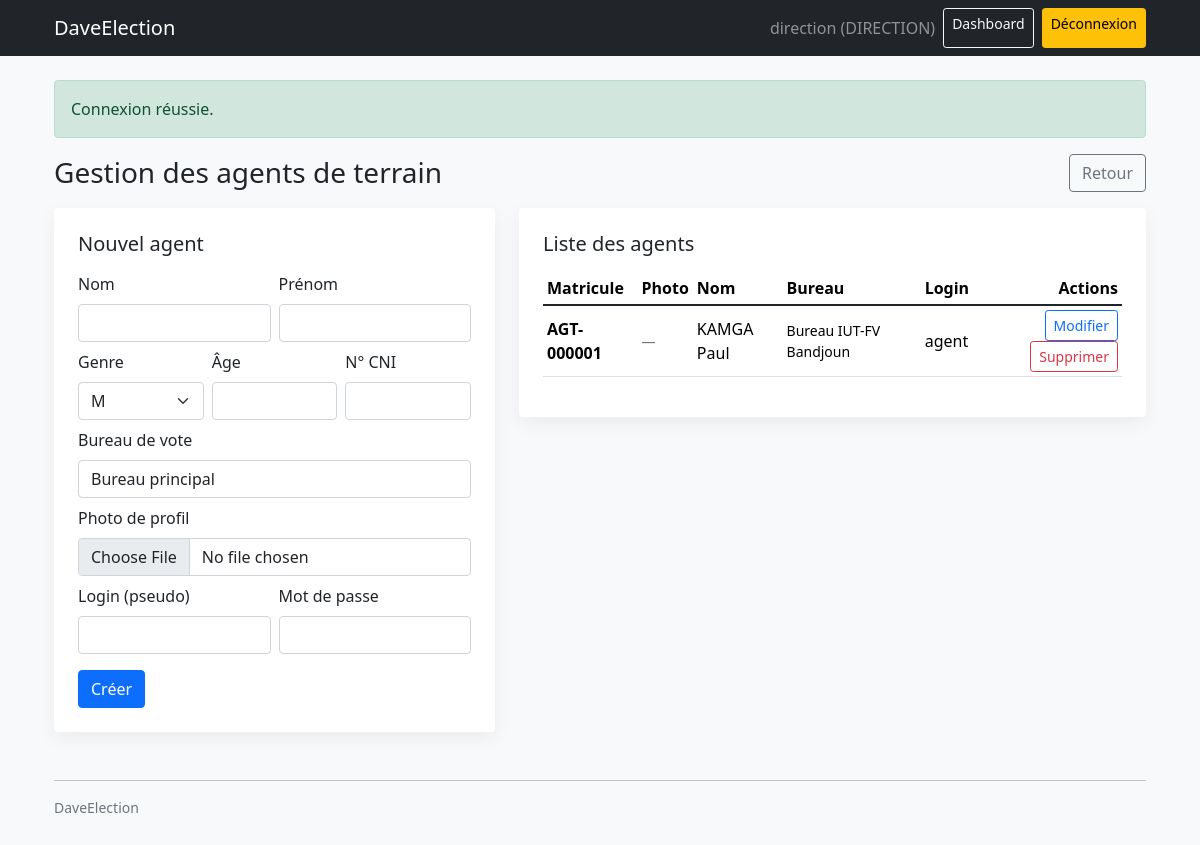
The app's page /direction/agents.php (signed in) with its own data.
### tables this page shows
CREATE TABLE users (
  id INT PRIMARY KEY AUTO_INCREMENT,
  username VARCHAR(80) NOT NULL UNIQUE,
  password_hash VARCHAR(255) NOT NULL,
  role ENUM('DIRECTION','AGENT','ELECTOR') NOT NULL,
  created_at TIMESTAMP NOT NULL DEFAULT CURRENT_TIMESTAMP
);

CREATE TABLE field_agents (
  id INT PRIMARY KEY AUTO_INCREMENT,
  user_id INT NULL UNIQUE,
  matricule VARCHAR(20) NOT NULL UNIQUE,
  nom VARCHAR(100) NOT NULL,
  prenom VARCHAR(100) NOT NULL,
  genre ENUM('M','F','AUTRE') NOT NULL,
  age INT NOT NULL,
  cni VARCHAR(50) NOT NULL UNIQUE,
  profile_photo VARCHAR(255) NULL,
  bureau_vote VARCHAR(120) NULL DEFAULT 'Bureau principal',
  created_at TIMESTAMP NOT NULL DEFAULT CURRENT_TIMESTAMP,
  updated_at TIMESTAMP NULL DEFAULT NULL,
  CONSTRAINT fk_field_agents_user FOREIGN KEY (user_id) REFERENCES users(id) ON DELETE SET NULL
);

### app/helpers.php (called while the page is built, shortened)
<?php
function base_url(array $config, string $path = ''): string
{
    $base = rtrim($config['app']['base_url'], '/');
    $path = '/' . ltrim($path, '/');
    return $base . ($path === '/' ? '' : $path);
}
function e(string $v): string
{
    return htmlspecialchars($v, ENT_QUOTES, 'UTF-8');
}
function flash_get(string $key): ?array
{
    $v = $_SESSION['_flash'][$key];
    return $v;
}

### app/auth.php (called while the page is built, shortened)
<?php
function current_user(PDO $pdo): ?array
{
    $st = $pdo->prepare('SELECT id, username, role FROM users WHERE id = ?');
    $st->execute([$_SESSION['user_id']]);
    $u = $st->fetch();
    return $u ?: null;
}
function is_logged_in(): bool
{
    return !empty($_SESSION['user_id']);
}
function require_role(PDO $pdo, array $config, string $role): array
{
    $u = current_user($pdo);
    return $u;
}

### public/direction/agents.php (the view, shortened to what this page needs)
<?php
require_once __DIR__ . '/../../app/bootstrap.php';
$user = require_role($pdo, $config, 'DIRECTION');
$agent = null;
$st = $pdo->query(
    'SELECT fa.*, u.username FROM field_agents fa LEFT JOIN users u ON u.id = fa.user_id ORDER BY fa.id DESC'
);
$agents = $st->fetchAll();
require __DIR__ . '/../_layout_top.php';
?>
<div class="d-flex justify-content-between align-items-center mb-3">
  <h3 class="mb-0">Gestion des agents de terrain</h3>
  <a class="btn btn-outline-secondary" href="<?= e(base_url($config, 'direction/index.php')) ?>">Retour</a>
</div>
<div class="row g-4">
  <div class="col-lg-5">
    <div class="card card-soft">
      <div class="card-body p-4">
        <h5 class="mb-3"><?= $agent ? 'Modifier l\'agent' : 'Nouvel agent' ?></h5>
        <form method="post" enctype="multipart/form-data">
          <div class="row g-2">
            <div class="col-md-6">
              <label class="form-label">Nom</label>
              <input class="form-control" name="nom" value="<?= e($agent['nom'] ?? '') ?>" required>
            </div>
            <div class="col-md-6">
              <label class="form-label">Prénom</label>
              <input class="form-control" name="prenom" value="<?= e($agent['prenom'] ?? '') ?>" required>
            </div>
            <div class="col-md-4">
              <label class="form-label">Genre</label>
              <select class="form-select" name="genre">
                <?php foreach (['M', 'F', 'AUTRE'] as $g): ?>
                  <option value="<?= $g ?>" <?= ($agent['genre'] ?? 'M') === $g ? 'selected' : '' ?>><?= $g ?></option>
                <?php endforeach; ?>
              </select>
            </div>
            <div class="col-md-4">
              <label class="form-label">Âge</label>
              <input class="form-control" type="number" min="1" name="age" value="<?= e((string)($agent['age'] ?? '')) ?>" required>
            </div>
            <div class="col-md-4">
              <label class="form-label">N° CNI</label>
              <input class="form-control" name="cni" value="<?= e($agent['cni'] ?? '') ?>" required>
            </div>
            <div class="col-12">
              <label class="form-label">Bureau de vote</label>
              <input class="form-control" name="bureau_vote" value="<?= e($agent['bureau_vote'] ?? 'Bureau principal') ?>">
            </div>
            <div class="col-12">
              <label class="form-label">Photo de profil</label>
              <input class="form-control" type="file" name="profile_photo" accept=".jpg,.jpeg,.png">
            </div>
            <div class="col-md-6">
              <label class="form-label">Login (pseudo)</label>
              <input class="form-control" name="username" value="<?= e($agent['username'] ?? '') ?>" <?= $agent ? '' : 'required' ?>>
            </div>
            <div class="col-md-6">
              <label class="form-label">Mot de passe<?= $agent ? ' (laisser vide pour conserver)' : '' ?></label>
              <input class="form-control" type="password" name="password" <?= $agent ? '' : 'required' ?>>
            </div>
          </div>
          <div class="mt-3 d-flex gap-2">
            <button class="btn btn-primary"><?= $agent ? 'Enregistrer' : 'Créer' ?></button>
          </div>
        </form>
      </div>
    </div>
  </div>
  <div class="col-lg-7">
    <div class="card card-soft">
      <div class="card-body p-4">
        <h5 class="mb-3">Liste des agents</h5>
        <?php if (!$agents): ?>
          <div class="text-muted">Aucun agent enregistré.</div>
        <?php else: ?>
          <div class="table-responsive">
            <table class="table table-sm align-middle">
              <thead>
                <tr>
                  <th>Matricule</th>
                  <th>Photo</th>
                  <th>Nom</th>
                  <th>Bureau</th>
                  <th>Login</th>
                  <th class="text-end">Actions</th>
                </tr>
              </thead>
              <tbody>
                <?php foreach ($agents as $a): ?>
                  <tr>
                    <th><?= e($a['matricule']) ?></th>
                    <td>
                      <?php if (!empty($a['profile_photo'])): ?>
                        <img src="<?= e(media_url($config, $a['profile_photo']) ?? '') ?>" alt="" class="rounded" width="36" height="36" style="object-fit:cover">
                      <?php else: ?>
                        <span class="text-muted small">—</span>
                      <?php endif; ?>
                    </td>
                    <td><?= e($a['nom'] . ' ' . $a['prenom']) ?></td>
                    <td class="small"><?= e($a['bureau_vote'] ?? '') ?></td>
                    <td><?= e($a['username'] ?? '—') ?></td>
                    <td class="text-end">
                      <a class="btn btn-sm btn-outline-primary" href="<?= e(base_url($config, 'direction/agents.php?edit=' . (int)$a['id'])) ?>">Modifier</a>
                      <form method="post" class="d-inline" onsubmit="return confirm('Supprimer cet agent ?');">
                        <button class="btn btn-sm btn-outline-danger">Supprimer</button>
                      </form>
                    </td>
                  </tr>
                <?php endforeach; ?>
              </tbody>
            </table>
          </div>
        <?php endif; ?>
      </div>
    </div>
  </div>
</div>
<?php require __DIR__ . '/../_layout_bottom.php'; ?>

### public/_layout_top.php (shortened to what this page needs)
<!doctype html>
<html lang="fr">
<head>
    <link rel="stylesheet" href="../assets/css/bootstrap.min.css">
  <link href="https://cdn.jsdelivr.net/npm/bootstrap@5.3.3/dist/css/bootstrap.min.css" rel="stylesheet">
    <link rel="stylesheet" href="../public/assets/css/bootstrap.min.css">
  <link href="<?= e(base_url($config, 'assets/css/app.css')) ?>" rel="stylesheet">
</head>
<body class="bg-light">
<nav class="navbar navbar-expand-lg navbar-dark bg-dark">
  <div class="container">
    <a class="navbar-brand" href="<?= e(base_url($config, 'index.php')) ?>">DaveElection</a>
    <div class="ms-auto d-flex gap-2">
      <?php if (!empty($user)): ?>
        <span class="navbar-text text-white-50">
          <?= e($user['username']) ?> (<?= e($user['role']) ?>)
        </span>
        <a class="btn btn-outline-light btn-sm" href="<?= e(base_url($config, 'dashboard.php')) ?>">Dashboard</a>
        <a class="btn btn-warning btn-sm" href="<?= e(base_url($config, 'logout.php')) ?>">Déconnexion</a>
      <?php else: ?>
        <a class="btn btn-outline-light btn-sm" href="<?= e(base_url($config, 'login.php')) ?>">Connexion</a>
        <a class="btn btn-success btn-sm" href="<?= e(base_url($config, 'register.php')) ?>">Inscription (Électeur)</a>
      <?php endif; ?>
    </div>
  </div>
</nav>
<main class="container py-4">
  <?php if ($f = flash_get('main')): ?>
    <div class="alert alert-<?= e($f['type']) ?>"><?= e($f['message']) ?></div>
  <?php endif; ?>

### public/assets/css/app.css (style rules this page uses)
body { font-family: system-ui, -apple-system, Segoe UI, Roboto, Arial, sans-serif; }
.card-soft { border: 0; box-shadow: 0 6px 20px rgba(0,0,0,.06); }

### records on screen
users: username "direction", role "DIRECTION"
field_agents: matricule "AGT-000001", nom+prenom "KAMGA Paul", bureau_vote "Bureau IUT-FV Bandjoun", user.username "agent"

### other values on screen
$f['message'] "Connexion réussie."
form field genre "M"
